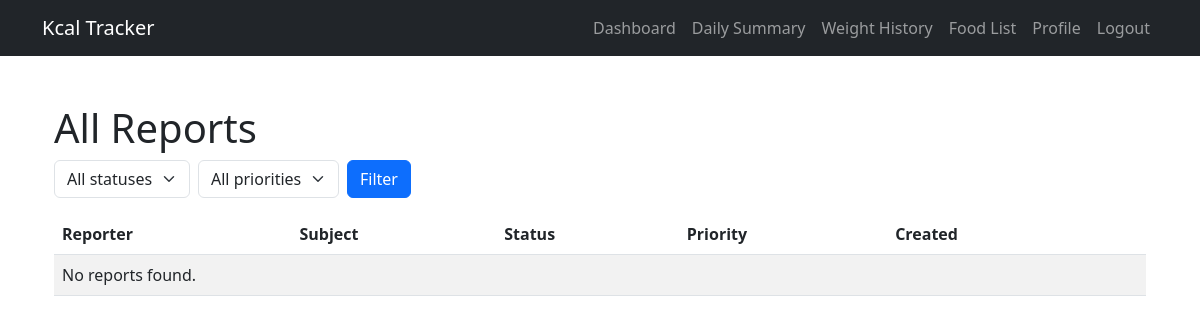
Page /report/admin/reports/ (signed in) on the earlier database version.
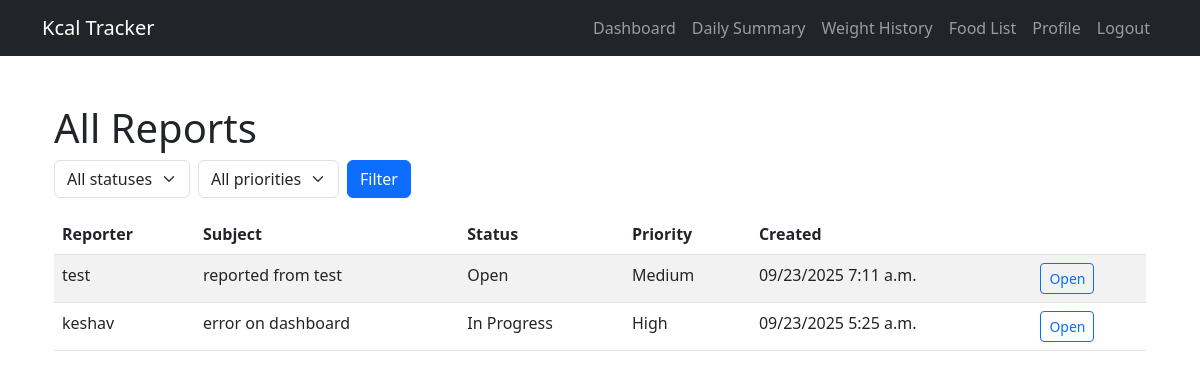
Same page on the later database version.
### report/models.py (models this page shows, shortened)
class Report(models.Model):
    STATUS_OPEN = 'open'
    STATUS_IN_PROGRESS = 'in_progress'
    STATUS_RESOLVED = 'resolved'
    STATUS_CLOSED = 'closed'
    STATUS_CHOICES = [
        (STATUS_OPEN, 'Open'),
        (STATUS_IN_PROGRESS, 'In Progress'),
        (STATUS_RESOLVED, 'Resolved'),
        (STATUS_CLOSED, 'Closed'),
    ]
    PRIORITY_LOW = 'low'
    PRIORITY_MEDIUM = 'medium'
    PRIORITY_HIGH = 'high'
    PRIORITY_CHOICES = [
        (PRIORITY_LOW, 'Low'),
        (PRIORITY_MEDIUM, 'Medium'),
        (PRIORITY_HIGH, 'High'),
    ]
    reporter = models.ForeignKey(User, on_delete=models.CASCADE, related_name='reports')
    subject = models.CharField(max_length=200)
    description = models.TextField()
    created_at = models.DateTimeField(auto_now_add=True)
    updated_at = models.DateTimeField(auto_now=True)
    status = models.CharField(max_length=20, choices=STATUS_CHOICES, default=STATUS_OPEN)
    priority = models.CharField(max_length=10, choices=PRIORITY_CHOICES, default=PRIORITY_MEDIUM)
    attachment = models.FileField(upload_to='report_attachments/', null=True, blank=True)
    admin_comment = models.TextField(blank=True, default='')  # admin can add notes here
    resolved_by = models.ForeignKey(User, null=True, blank=True, on_delete=models.SET_NULL, related_name='resolved_reports')
    class Meta:
        ordering = ['-created_at']

### report/views.py (the view)
# urls.py: path('admin/reports/', views.admin_report_list, name='admin_report_list'),
@user_passes_test(is_superuser)
def admin_report_list(request):
    status = request.GET.get('status')
    priority = request.GET.get('priority')
    qs = Report.objects.all()
    if status:
        qs = qs.filter(status=status)
    if priority:
        qs = qs.filter(priority=priority)
    qs = qs.select_related('reporter', 'resolved_by').order_by('-created_at')
    return render(request, 'reports/admin_report_list.html', {'reports': qs})

### report/views.py (called while the page is built)
def is_superuser(user):
    return user.is_active and user.is_superuser

### report/templates/reports/admin_report_list.html (shortened to what this page needs)
{% extends "base.html" %}
{% block content %}
<div class="container py-4">
  <h1>All Reports</h1>
  <form method="get" class="row g-2 mb-3">
    <div class="col-auto"><select name="status" class="form-select">
      <option value="">All statuses</option>
    </select></div>
    <div class="col-auto"><select name="priority" class="form-select">
      <option value="">All priorities</option>
    </select></div>
    <div class="col-auto"><button class="btn btn-primary" type="submit">Filter</button></div>
  </form>
  <table class="table table-striped">
    <thead>
      <tr><th>Reporter</th><th>Subject</th><th>Status</th><th>Priority</th><th>Created</th><th></th></tr>
    </thead>
    <tbody>
      {% for r in reports %}
      <tr>
        <td>{{ r.reporter.username }}</td>
        <td>{{ r.subject }}</td>
        <td>{{ r.get_status_display }}</td>
        <td>{{ r.get_priority_display }}</td>
        <td>{{ r.created_at|date:"SHORT_DATETIME_FORMAT" }}</td>
        <td><a class="btn btn-sm btn-outline-primary" href="{% url 'admin_report_detail' r.pk %}">Open</a></td>
      </tr>
      {% empty %}
      <tr><td colspan="6">No reports found.</td></tr>
      {% endfor %}
    </tbody>
  </table>
</div>
{% endblock %}

Differences in the rows shown:
added Report: reporter.username "test", subject "reported from test", status "Open", priority "Medium", created_at "09/23/2025 7:11 a.m."
added Report: reporter.username "keshav", subject "error on dashboard", status "In Progress", priority "High", created_at "09/23/2025 5:25 a.m."
Other differences:
text no longer shown: "No reports found."
